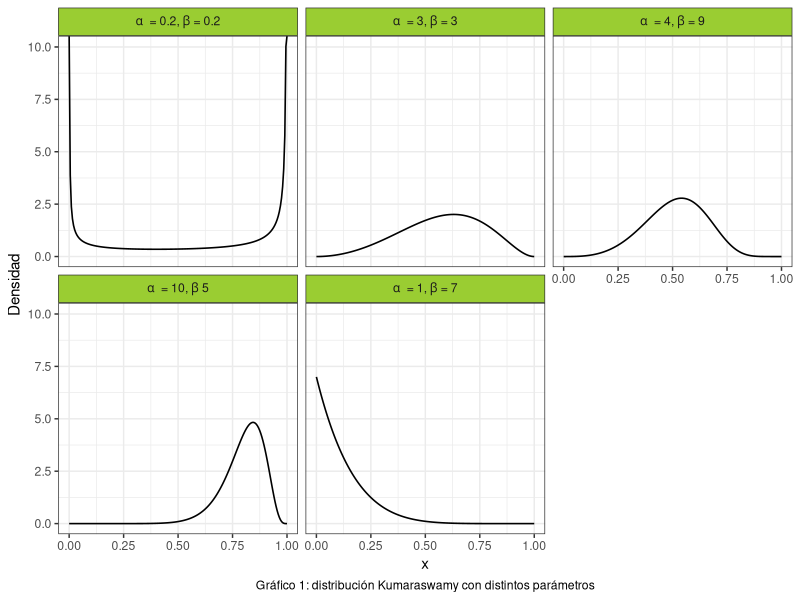
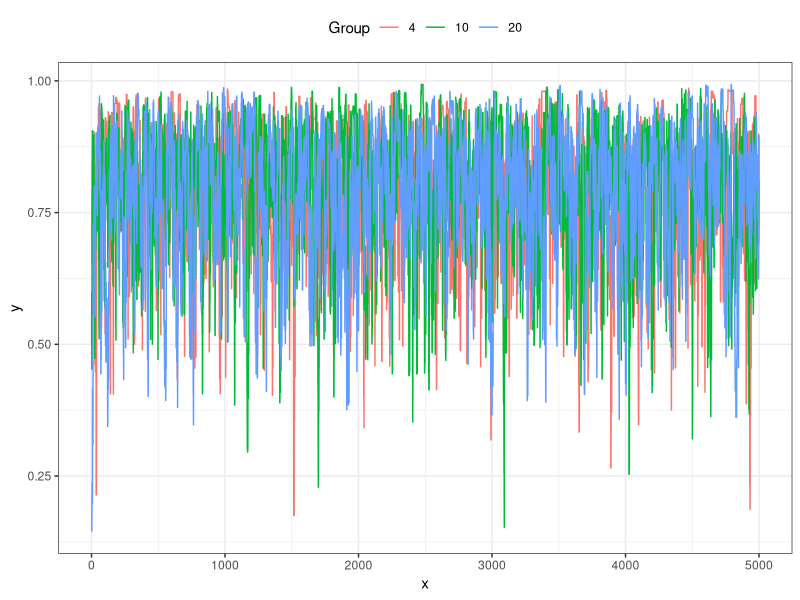

Generate these figures, in order, with R:
## ---- chunk 1
#Librerias
library(ggplot2)
library(dplyr)
set.seed(394)
## ---- chunk 2

cant_saltos <- 0

#Punto 1:
sample_mh <- function(d_objetivo, r_propuesta, d_propuesta, p_inicial, n) {
  muestras <- matrix(nrow = n, ncol = length(p_inicial))
  muestras[1, ] <- p_inicial
  
  for(i in 2:n) {
    p_actual <- muestras[i-1,]
    p_nuevo <- r_propuesta(p_actual)
    
    f_nuevo <- d_objetivo(p_nuevo)
    f_actual <- d_objetivo(p_actual)
    
    q_actual <- d_propuesta(p_actual, mean = p_nuevo)
    q_nuevo <- d_propuesta(p_nuevo, mean = p_actual)
    
    alpha <- min(1, (f_nuevo/f_actual)*(q_actual/q_nuevo))
    aceptar <- rbinom(1, 1, alpha)
    
    if(aceptar) { 
      muestras[i,] <- p_nuevo
      cant_saltos <- cant_saltos + 1
      
    } else {
      muestras[i,] <- p_actual
    }
  }
  
  if (ncol(muestras) == 1) {
    muestras <- as.vector(muestras)
  } 
  return(list(muestras=muestras,cant_saltos=cant_saltos))
}

## ---- chunk 3
#Punto 2
# Crear grilla para los valores de "x"
grid_n <- 200
x_grid <- seq(0, 1, length.out = grid_n)

kumaraswamy <- function(x, a, b){
  a*b*(x^(a-1))*((1-(x^a))^(b-1))
}

a <- c(0.2, 3, 4, 10, 1)
b <- c(0.2, 3, 9, 5, 7)

#Creamos un data frame para graficar la distribución de Kumaraswamy:

data1 <- data.frame(
  Funcion = as.factor(rep(1:5, each = grid_n)),
  Densidad = numeric(5 * grid_n),
  Grilla = rep(x_grid, times = 5)
) 

#Completamos el data frame con las densidades:
for(i in 1:5) {
    indices <- seq(from = 1 + (i - 1) * 200, to = 200 + (i - 1) * 200)
    data1$Densidad[indices] <- kumaraswamy(x_grid, a[i], b[i])
}

# Asigno etiquetas para cada función de kumaraswamy
levels(data1$Funcion) <- c(
  expression(alpha ~ " = 0.2," ~ beta ~ "= 0.2"),
  expression(alpha ~ " = 3," ~ beta ~ "= 3"),
  expression(alpha ~ " = 4," ~ beta ~ "= 9"),
  expression(alpha ~ " = 10," ~ beta ~ "5"),
  expression(alpha ~ " = 1," ~ beta ~ "= 7")
)

ggplot(data = data1, aes(x = Grilla, y = Densidad)) +
  geom_line(size = 0.55) +
  facet_wrap(~Funcion, labeller = label_parsed) +
  theme_bw() +
  labs(x = "x",
       caption = "Gráfico 1: distribución Kumaraswamy con distintos parámetros") + 
  theme(
    strip.background = element_rect(fill = "olivedrab3"),
    plot.caption = element_text(hjust = 0.5)
  )

## ---- chunk 4
#Punto 3
concentracion_3 <- c(4,10,20)
tabla_3 <- data.frame ( 
  concentracion = rep(concentracion_3, each = 5000),
  muestra = numeric(15000)
  )
tasa_3 <- numeric(3)

for (i in 1:3) {
#Funciones a usar
d_objetivo <- function(x) kumaraswamy(x, 6, 2)
d_propuesta <- function(x, mean) dbeta(x, shape1 = mean * concentracion_3[i], shape2 = (1-mean) * concentracion_3[i])
r_propuesta <- function(x) rbeta(1, shape1 = x * concentracion_3[i], shape2 = (1-x) * concentracion_3[i])
#Donde x hace referencia a mu
n_3 <- 5000
p_inicial <- rbeta(1,shape1=2,shape2=2)
funcion_3 <- sample_mh(d_objetivo, r_propuesta, d_propuesta, p_inicial, n_3)
indices <- seq(from = 1 + (i - 1) * 5000, to = 5000 + (i - 1) * 5000)
tabla_3$muestra[indices] <- funcion_3$muestras

tasa_3[i] <- funcion_3$cant_saltos/n_3
} 

# Agrego una columna con el orden de las muestras
tabla_3$orden <- rep(1:5000, times = 3)
tabla_3$concentracion <- as.factor(tabla_3$concentracion) 

# Gráfico con múltiples líneas
ggplot(data = tabla_3, aes(x = orden, y = muestra, group = concentracion, color = concentracion)) +
  geom_line() +
  theme_bw() +
  labs(x = "x", y = "y", color = "Group") +
  theme(legend.position = "top")
